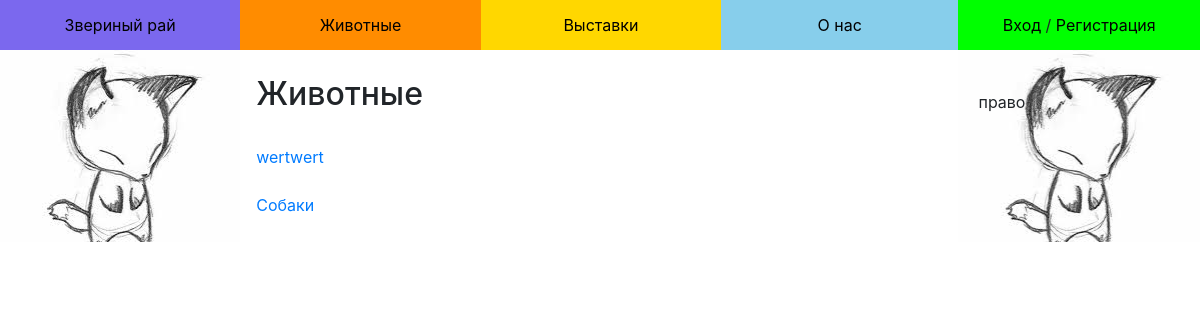
The app's page /animals, older data.
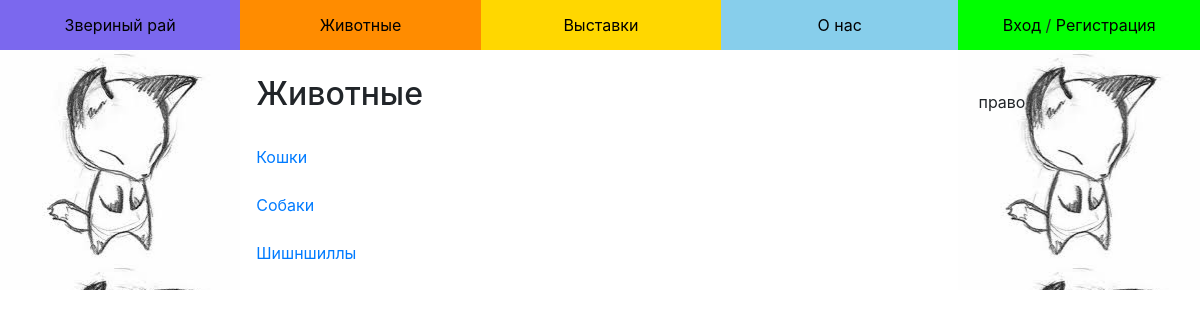
The same page, newer data.
### data/animals.py (models this page shows)
class Animal(SqlAlchemyBase, CRUDMixin):
    __tablename__ = 'animals'
    name = sqlalchemy.Column(sqlalchemy.String)
    breeds = orm.relation("Breed", backref="animals")

### routes/public.py (the view)
@public.route('/animals')
def animals():
    all_animals = Animal.query().order_by(Animal.name).all()
    return render_template('animals.html', title='Животные', animals=all_animals)

### data/mixins.py (called while the page is built)
    @classmethod
    def query(cls):
        return cls._db_session().query(cls)

    @classmethod
    def _db_session(cls):
        if not hasattr(cls, 'db_session'):
            cls.db_session = db_session()
        return cls.db_session

### templates/animals.html
{% extends "base.html" %}
{% block content %}
    <h2>{{title}}</h2><br>
    {% for animal in animals %}
        <div>
            <a href="{{ url_for('public.breeds', id=animal.id) }}">{{animal.name}}</a> &nbsp;
        </div>
        <br>
    {% endfor %}
{% endblock %}

Row changes from the older to the newer data that the page shows:
removed Animal: name "wertwert"
added Animal: name "Кошки"
added Animal: name "Шишншиллы"
